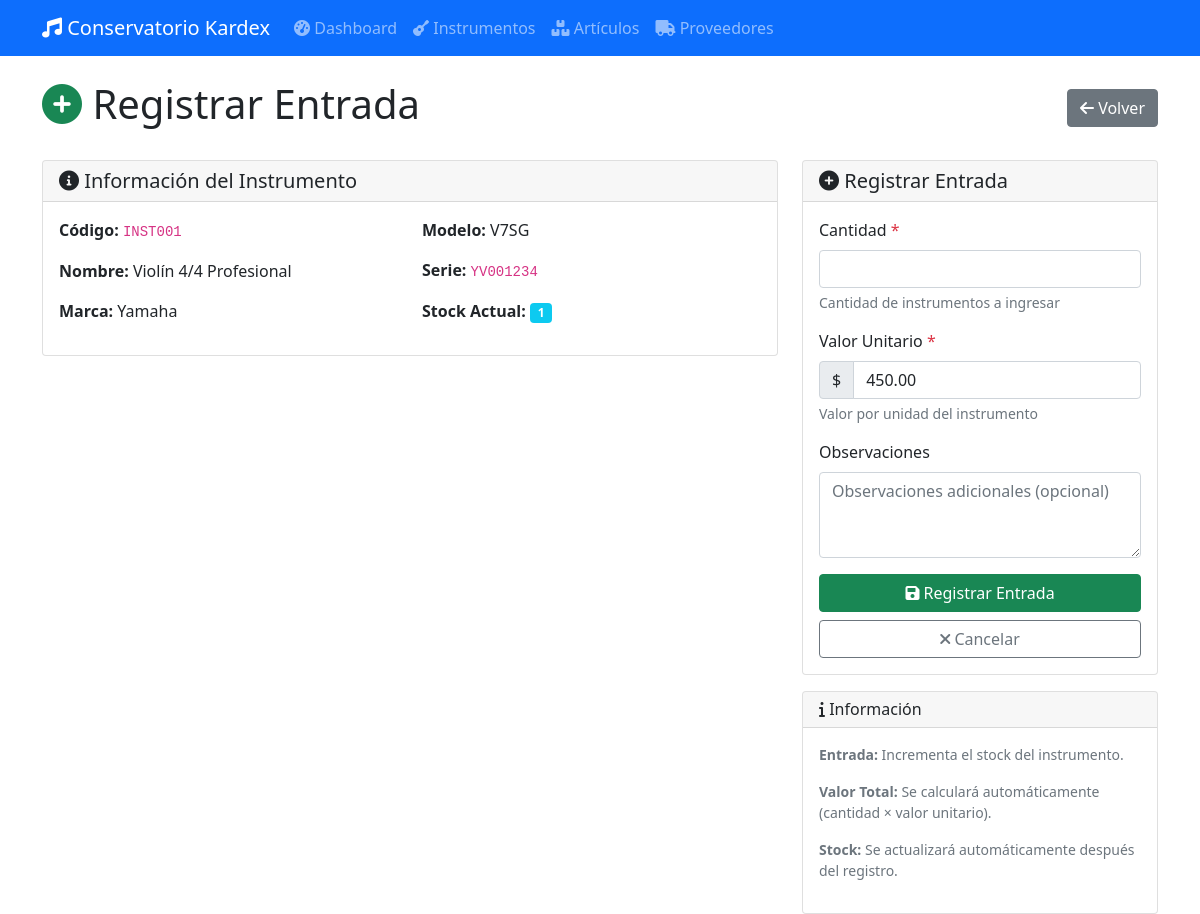
Screenshot of /movimientos/instrumento/1/entrada with the database file from the repository.
### app/database/models.py (models this page shows, shortened)
class BaseModel(db.Model):
    __abstract__ = True
    id = db.Column(db.Integer, primary_key=True)
    created_at = db.Column(db.DateTime, default=datetime.utcnow)
    updated_at = db.Column(db.DateTime, default=datetime.utcnow, onupdate=datetime.utcnow)

class Item(BaseModel):
    __tablename__ = 'tb_item'
    i_codigo = db.Column(db.String(20), unique=True, nullable=False)
    i_nombre = db.Column(db.String(200), nullable=False)
    i_tipo = db.Column(db.String(20), nullable=False)  # 'instrumento' o 'articulo'
    i_cantidad = db.Column(db.Integer, default=0)
    i_vUnitario = db.Column(db.Numeric(10, 2), default=0.0)
    i_vTotal = db.Column(db.Numeric(10, 2), default=0.0)
    instrumento = db.relationship('Instrumento', backref='item', uselist=False)
    articulo = db.relationship('Articulo', backref='item', uselist=False)
    movimientos = db.relationship('MovimientoDetalle', backref='item', lazy=True)
    stock = db.relationship('Stock', backref='item', uselist=False)

class Instrumento(db.Model):
    __tablename__ = 'tb_instrumento'
    i_id = db.Column(db.Integer, db.ForeignKey('tb_item.id'), primary_key=True)
    i_marca = db.Column(db.String(50), nullable=False)
    i_modelo = db.Column(db.String(50), nullable=False)
    i_serie = db.Column(db.String(50), unique=True, nullable=False)
    i_estado = db.Column(db.String(50), nullable=False)  # Podría ser un Enum
    created_at = db.Column(db.DateTime, default=datetime.utcnow)
    updated_at = db.Column(db.DateTime, default=datetime.utcnow, onupdate=datetime.utcnow)

### app/routes/web/movimientos.py (the view, shortened to what this page needs)
@bp.route('/instrumento/<int:instrumento_id>/entrada', methods=['GET', 'POST'])
def registrar_entrada(instrumento_id):
    instrumento = instrumento_service.obtener_por_id(instrumento_id)
    if not instrumento:
        flash('Instrumento no encontrado', 'error')
        return redirect(url_for('instrumentos.listar_instrumentos'))
    return render_template('movimientos/entrada_form.html', instrumento=instrumento)

### app/database/repositories/base.py (called while the page is built)
    def get_by_id(self, id):
        return self.model.query.get(id)

### app/services/instrumento_service.py (called while the page is built)
    def obtener_por_id(self, instrumento_id):
        return self.repo.get_by_id(instrumento_id)

### app/templates/movimientos/entrada_form.html (shortened to what this page needs)
{% extends "base.html" %}
{% block content %}
<div class="row">
    <div class="col-12">
        <div class="d-flex justify-content-between align-items-center mb-4">
            <h1>
                <i class="fas fa-plus-circle text-success"></i> Registrar Entrada
            </h1>
            <a href="{{ url_for('instrumentos.detalle_instrumento', instrumento_id=instrumento.i_id) }}" class="btn btn-secondary">
                <i class="fas fa-arrow-left"></i> Volver
            </a>
        </div>
    </div>
</div>
<div class="row">
    <div class="col-md-8">
        <div class="card">
            <div class="card-header">
                <h5 class="mb-0">
                    <i class="fas fa-info-circle"></i> Información del Instrumento
                </h5>
            </div>
            <div class="card-body">
                <div class="row">
                    <div class="col-md-6">
                        <p><strong>Código:</strong> <code>{{ instrumento.item.i_codigo if instrumento.item else 'N/A' }}</code></p>
                        <p><strong>Nombre:</strong> {{ instrumento.item.i_nombre if instrumento.item else 'N/A' }}</p>
                        <p><strong>Marca:</strong> {{ instrumento.i_marca }}</p>
                    </div>
                    <div class="col-md-6">
                        <p><strong>Modelo:</strong> {{ instrumento.i_modelo }}</p>
                        <p><strong>Serie:</strong> <code>{{ instrumento.i_serie }}</code></p>
                        <p><strong>Stock Actual:</strong> <span class="badge bg-info">{{ instrumento.item.i_cantidad if instrumento.item else 0 }}</span></p>
                    </div>
                </div>
            </div>
        </div>
    </div>
    <div class="col-md-4">
        <div class="card">
            <div class="card-header">
                <h5 class="mb-0">
                    <i class="fas fa-plus-circle"></i> Registrar Entrada
                </h5>
            </div>
            <div class="card-body">
                <form method="POST">
                    <div class="mb-3">
                        <label for="cantidad" class="form-label">Cantidad <span class="text-danger">*</span></label>
                        <input type="number" class="form-control" id="cantidad" name="cantidad"
                               min="1" step="1" required>
                        <div class="form-text">Cantidad de instrumentos a ingresar</div>
                    </div>
                    <div class="mb-3">
                        <label for="valor_unitario" class="form-label">Valor Unitario <span class="text-danger">*</span></label>
                        <div class="input-group">
                            <span class="input-group-text">$</span>
                            <input type="number" class="form-control" id="valor_unitario" name="valor_unitario"
                                   min="0" step="0.01" required
                                   value="{{ '%.2f'|format(instrumento.item.i_vUnitario) if instrumento.item else '0.00' }}">
                        </div>
                        <div class="form-text">Valor por unidad del instrumento</div>
                    </div>
                    <div class="mb-3">
                        <label for="observaciones" class="form-label">Observaciones</label>
                        <textarea class="form-control" id="observaciones" name="observaciones"
                                  rows="3" placeholder="Observaciones adicionales (opcional)"></textarea>
                    </div>
                    <div class="d-grid gap-2">
                        <button type="submit" class="btn btn-success">
                            <i class="fas fa-save"></i> Registrar Entrada
                        </button>
                        <a href="{{ url_for('instrumentos.detalle_instrumento', instrumento_id=instrumento.i_id) }}"
                           class="btn btn-outline-secondary">
                            <i class="fas fa-times"></i> Cancelar
                        </a>
                    </div>
                </form>
            </div>
        </div>
        <div class="card mt-3">
            <div class="card-header">
                <h6 class="mb-0">
                    <i class="fas fa-info"></i> Información
                </h6>
            </div>
            <div class="card-body">
                <small class="text-muted">
                    <p><strong>Entrada:</strong> Incrementa el stock del instrumento.</p>
                    <p><strong>Valor Total:</strong> Se calculará automáticamente (cantidad × valor unitario).</p>
                    <p><strong>Stock:</strong> Se actualizará automáticamente después del registro.</p>
                </small>
            </div>
        </div>
    </div>
</div>
{% endblock %}

### rows the page displays
Item: item "INST001", item "Violín 4/4 Profesional", item "1", valor_unitario "450.00"
Instrumento: i_marca "Yamaha", i_modelo "V7SG", i_serie "YV001234"
